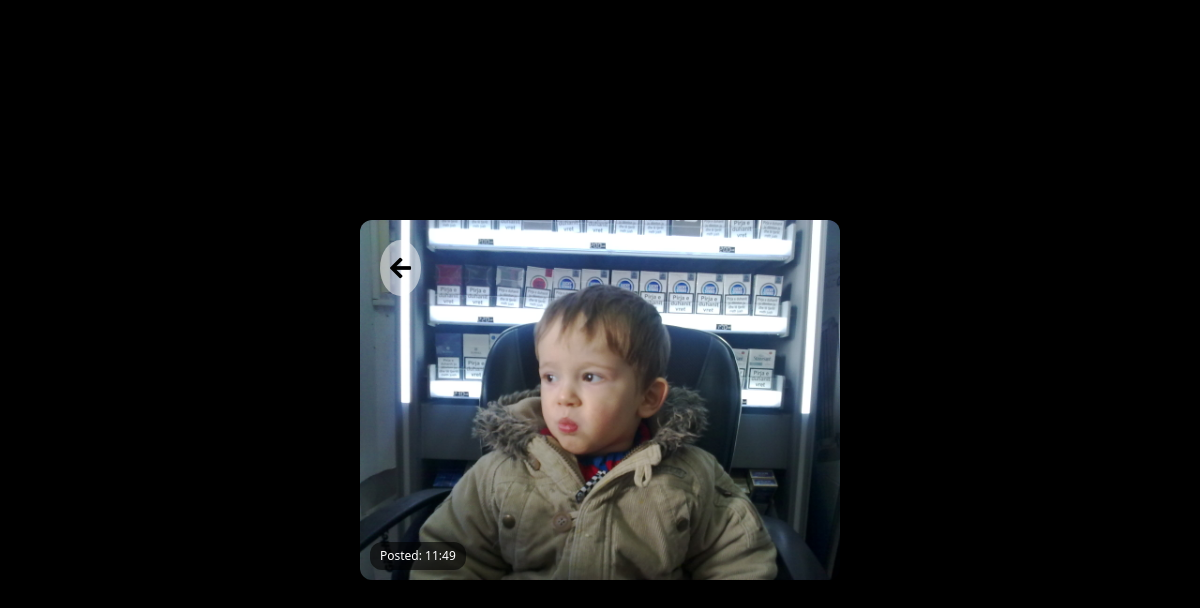
Screenshot of /story_view/4/ with the database file from the repository.
### feed/models.py (models this page shows, shortened)
class Story(models.Model):
    user = models.ForeignKey(User, on_delete=models.CASCADE)
    story = models.ImageField(upload_to='story/')
    created_at = models.DateTimeField(auto_now_add=True)

### feed/views.py (the view)
# urls.py: path('story_view/<int:pk>/', views.story_view, name='story_view'),
def story_view(request, pk):
    stories = get_object_or_404(Story, pk=pk)
    return render(request, 'story_view.html', context={'stories': stories})

### feed/templates/story_view.html (shortened to what this page needs)
<!DOCTYPE html>
<html lang="en">
{% load static %}
<head>
    <link href="https://cdn.jsdelivr.net/npm/bootstrap@5.0.2/dist/css/bootstrap.min.css" rel="stylesheet">
    <link rel="stylesheet" href="https://cdnjs.cloudflare.com/ajax/libs/font-awesome/5.15.4/css/all.min.css">
</head>
<body>
    <div class="story-container">
        <button class="back-button">
            <a href="{% url 'home_view' %}"><i class="fas fa-arrow-left"></i></a>
        </button>
        <div class="story-item">
            <img src="{{ stories.story.url }}" alt="Story Image">
            <div class="story-time">
                Posted: {{ stories.created_at|date:"H:i" }}
            </div>
        </div>
    </div>
</body>
</html>

### feed/templates/story_view.html (style rules this page uses)
body { background-color: #000; display: flex; justify-content: center; align-items: center; height: 100vh; margin: 0; }
.story-container { display: flex; flex-direction: column; align-items: center; width: 100%; max-width: 480px; position: relative; background: #000; border-radius: 12px; box-shadow: 0 4px 12px rgba(0, 0, 0, 0.3); overflow: hidden; }
.back-button { position: absolute; top: 20px; left: 20px; background-color: rgba(255, 255, 255, 0.5); border: none; border-radius: 50%; color: #000; padding: 10px; font-size: 1.5rem; cursor: pointer; z-index: 10; }
.back-button a { color: #000; text-decoration: none; }
.story-item { width: 100%; max-width: 100%; position: relative; }
.story-item img { width: 100%; height: auto; display: block; }
.story-time { position: absolute; bottom: 10px; left: 10px; background-color: rgba(0, 0, 0, 0.6); color: #fff; padding: 5px 10px; border-radius: 12px; font-size: 0.75rem; }

### rows the page displays
Story: story (picture), created_at "11:49"
